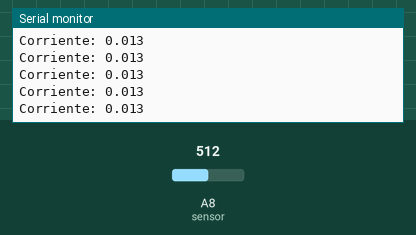
Bench run of a sketch on a simulated Arduino Mega 2560, built with avr-gcc and run on an emulated ATmega2560. Shown: the last lines printed to the serial monitor. The inputs (shaded band) are chosen by the test bench; at power-on: A8 (sensor) = 512.

Above: at 1.2 s.
1.3 s: A8 (sensor) set to 716
At 1.56 s:
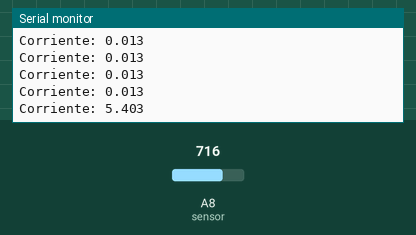
2.8 s: A8 (sensor) set to 900
At 2.97 s:
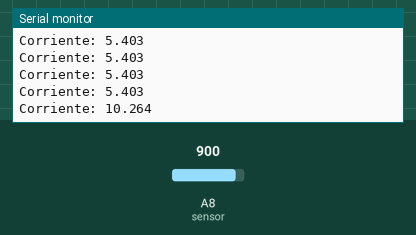
Timing chart, 0 to 5.8 s (numbered marks = the images above; inputs shaded):
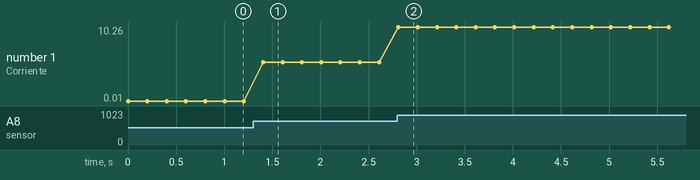

The sketch:

sketch_nov20c.ino
```cpp
float Sensibilidad=0.185; //sensibilidad en Voltios/Amperio para sensor de 5A

void setup() {

  Serial.begin(9600);
}

void loop() {

  float voltajeSensor= analogRead(A8)*(5.0 / 1023.0); //lectura del sensor
  float I=(voltajeSensor-2.5)/Sensibilidad; //Ecuación  para obtener la corriente
  Serial.print("Corriente: ");
  Serial.println(I,3);
  delay(200);
}
```

Measured:
- after the input at 1.3 s, the serial monitor: prints a new line after 0.11 s (image 1)
- after the input at 2.8 s, the serial monitor: prints a new line at once (image 2)
- plotted number 1: 0.01 → 5.4 after the input at 1.3 s, 5.4 → 10.26 after the input at 2.8 s
